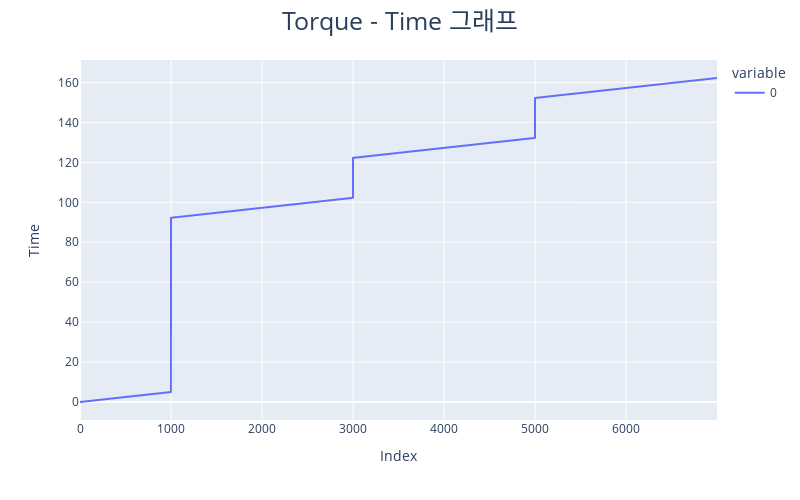

The notebook cell this image was saved under:
### Code cell
# Time이 확뛰는 구간이 존재
# 4.995 -> 92.25
# 102.245 -> 122.25
# 132.245 -> 152.25
torque_col_diff = pd.Series(torque.columns[7:]).diff().fillna(0.005)
print(f"normal_time_diff: {torque_col_diff.iloc[1]}")
for i in range(1, len(torque.columns[7:])):
    if torque_col_diff[i].round(3)!=torque_col_diff[0]:
        print(f"abnormal_time_diff idx: {i}, {torque.columns[7+i-1]} -> {torque.columns[7+i]}")
fig = px.line(torque.columns[7:])
fig.update_layout(width=800, height=500, title=go.layout.Title(text="Torque - Time 그래프"), title_x=0.5, title_font_size = 25)
fig.update_xaxes(title_text="Index")
fig.update_yaxes(title_text="Time")
fig.show()

### Figure 1 — Plotly figure (JSON) as saved in the notebook; plotly's stock layout.template omitted (floating-point values rounded to 4 significant figures; data arrays with more than 128 entries replaced by an {"elided": "..."} marker saying what was removed)
{"data": [{"hovertemplate": "variable=0<br>index=%{x}<br>value=%{y}<extra></extra>", "legendgroup": "0", "line": {"color": "#636efa", "dash": "solid"}, "marker": {"symbol": "circle"}, "mode": "lines", "name": "0", "showlegend": true, "type": "scattergl", "x": {"elided": "7000 int values"}, "xaxis": "x", "y": {"elided": "7000 float values"}, "yaxis": "y"}], "layout": {"height": 500, "legend": {"title": {"text": "variable"}, "tracegroupgap": 0}, "margin": {"t": 60}, "title": {"font": {"size": 25}, "text": "Torque - Time 그래프", "x": 0.5}, "width": 800, "xaxis": {"anchor": "y", "domain": [0, 1], "title": {"text": "Index"}}, "yaxis": {"anchor": "x", "domain": [0, 1], "title": {"text": "Time"}}}}
